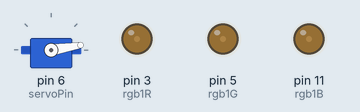
Simulated run of this sketch. Board: Arduino Uno, built with avr-gcc and run on an emulated ATmega328P. Shown: servo, output pins drawn as LEDs (lit = HIGH).

Above: at 0.05 s.
At 0.65 s:
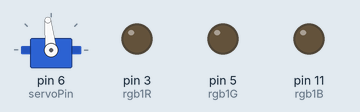
At 1.2 s:
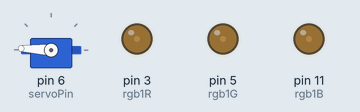
At 1.45 s:
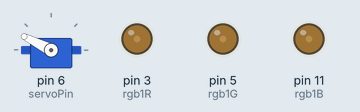
At 1.75 s:
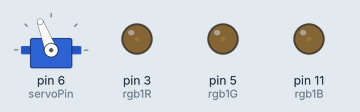
At 2.35 s:
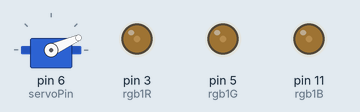
Timing chart, 0 to 5.9 s (numbered marks = the images above):
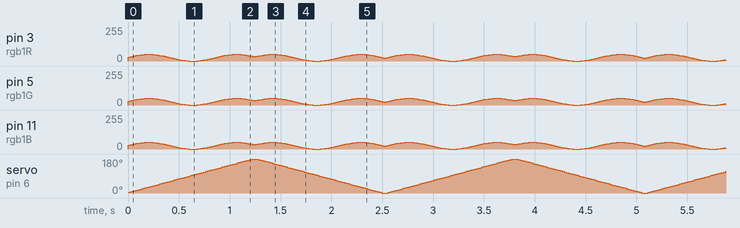

Measured:
- by itself, pin 3 (rgb1R), pin 5 (rgb1G), pin 11 (rgb1B): moves between 0/255 and 49/255, repeating every 2.6 s

The sketch:

FlowerCode.ino
```cpp
#include <Servo.h>
Servo armServo;

#define rgb1R 3
#define rgb1G 5
#define rgb1B 11

#define servoPin 6
float ang;
float adj;

void setup() {
  // put your setup code here, to run once:
  pinMode(rgb1R, OUTPUT);
  pinMode(rgb1G, OUTPUT);
  pinMode(rgb1B, OUTPUT);

  digitalWrite(rgb1R,LOW);
  digitalWrite(rgb1G,LOW);
  digitalWrite(rgb1B,LOW);

  armServo.attach(servoPin);
  armServo.write(90);

  ang = 0;
  adj = 3;
}

void loop() {
  ang += adj;
  analogWrite(rgb1R, 50*(1+sin(ang/20))/2.0);
  analogWrite(rgb1G, 50*(1+sin(ang/20))/2.0);
  analogWrite(rgb1B, 50*(1+sin(ang/20))/2.0);

  armServo.write(round(ang));

  delay(20);

  if (ang>180 or ang<0)
  {
    adj *= -1;
  }
}
```
